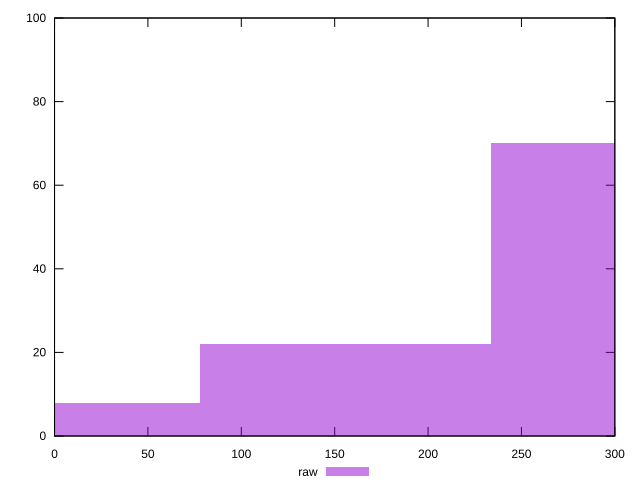

Reproduce this figure in gnuplot.
reset

$raw <<EOF
311.7945107492718 70
155.8972553746359 22
0 8
EOF

set key outside below
set boxwidth 155.8972553746359
set xrange [0:300]
set yrange [0:100]
set trange [0:100]
set style fill transparent solid 0.5 noborder
set terminal svg size 640, 490 enhanced background rgb 'white'
set output "reprap/uses-optimized-images/samples/pages/raw/histogram.svg"

plot $raw title "raw" with boxes

reset
